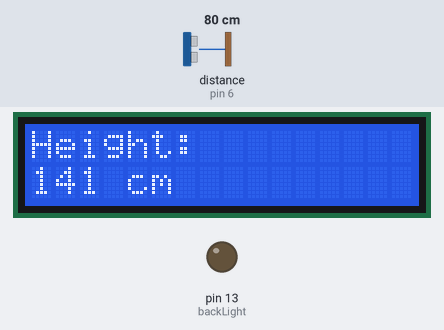
A sketch run on a simulated Arduino Uno, built with avr-gcc and run on an emulated ATmega328P. On the bench: 16×2 character LCD, output pins drawn as LEDs (lit = HIGH). The test bench sets the inputs (shaded band); at power-on: distance to the obstacle (sensor on pin 6) 80 cm. The echo pulse lasts 58.3 µs per cm; pins used as bus, display or sensor lines are not drawn.

Above: at 1.2 s.
1.3 s: distance to the obstacle (sensor on pin 6) set to 2 cm
At 2.4 s:
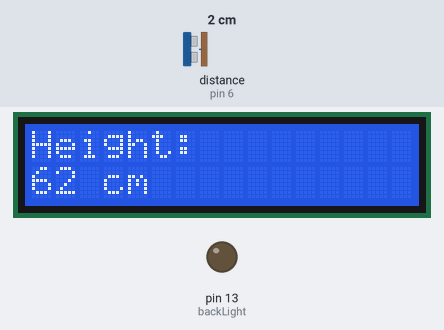
2.9 s: distance to the obstacle (sensor on pin 6) set to 4 cm
At 4.1 s:
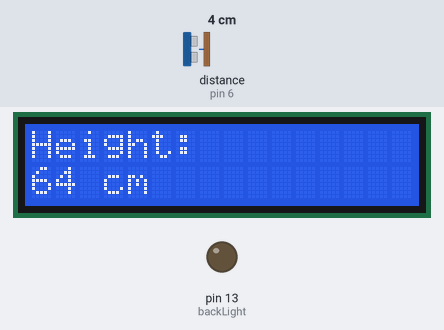
4.4 s: distance to the obstacle (sensor on pin 6) set to 9 cm
At 22.7 s:
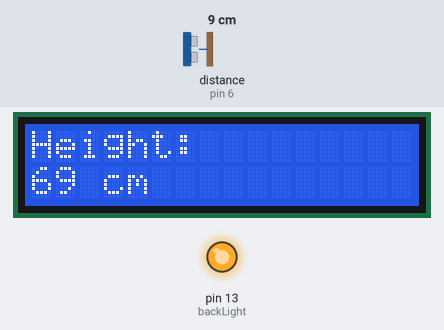
Timing chart, 0 to 23.2 s (numbered marks = the images above; inputs shaded):
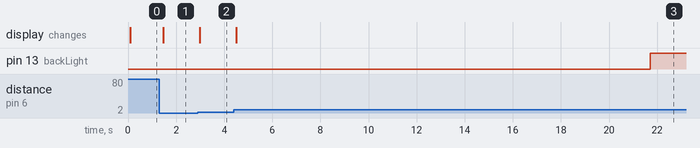

The sketch:

bekantControl.ino
```cpp
// (licence header left out)
#include <LiquidCrystal.h>
#include "IRremote.h"
#include <NewPing.h>

// for lcd:
int backLight = 13;
LiquidCrystal lcd(12, 11, 5, 4, 3, 2);

// for ultra-sonic-sensor:
int trigger=7;
int echo=6;
long height=0;
long old_height = 0;
int max_distance = 300;
NewPing sonar(trigger, echo, max_distance);

// for bekant controlling:
int PIN_up = 8;
int PIN_down = 9;
int timer_1to150 = 0;
boolean changed = false;
boolean upTo1 = false;
boolean downTo2 = false;
int up_position = 115;
int down_position = 72;

// for ir-control:
int receiver = 10;
bool pressed = false;
IRrecv irrecv(receiver);
decode_results results;

void setup() {
  // init lcd:
  lcd.begin(16,2);
  pinMode(backLight, OUTPUT);
  digitalWrite(backLight, LOW);

  // init ultra-sonic-sensor:
  pinMode(trigger, OUTPUT);
  pinMode(echo, INPUT);


  // start ir-receiver
  irrecv.enableIRIn();
}

void loop() {

  // LCD/height part:
  showHeight();

  // respond to IR-Signal:
  changeHeight();
}

void showHeight() {
  lcd.setCursor(0, 0);
  lcd.print("Height:");

  digitalWrite(trigger, LOW);
  delay(5);
  digitalWrite(trigger, HIGH);
  delay(10);
  digitalWrite(trigger, LOW);
  // measure height:
  unsigned int uS = sonar.ping();
  old_height = height;
  // calculate height from sonar-time:
  // add 60cm because ultra-sonic-sensor is 60cm above the ground
  height = uS / US_ROUNDTRIP_CM + 60;
  if (height >= max_distance || height <= 0) {
    // if measured value is invalid
    // do nothing
  } else {
    // if value has changed more than 1 or ir-button is pressed
    if (old_height + 1 < height || old_height - 1 > height || pressed) {
      changed = true;
    } else {
      height = old_height;
      changed = false;
    }
    lcd.setCursor(0, 1);
    lcd.print(height);
    lcd.print(" cm     ");
  }
  // delay 150ms so we do not run into any problems caused by too fast software for ir-receiver
  delay(150);
  if (changed) {
    // "timer" needed for disabling lcd-background (it is just a counter which counts in ~150ms (because of the delay) steps)
    timer_1to150 = 0;
  } else {
    // "reset" timer from time to time to avoid overflow
    if (timer_1to150 > 200) {
      timer_1to150 = 21;
    } else {
      timer_1to150++;
    }
  }
  if (timer_1to150 > 100) {
    // disable lcd-background:
    digitalWrite(backLight, HIGH);
  }
}

/*
* Different Codes for each button because sometimes the remote-model is not detected correctly.
* Change height of bekant-table controled by ir-remote:
* Button UP: move table up
* Button DOWN: move table down
* Button 1: move to top-position
* Button 2: move to down-position
* Button STOP: stop current movement of the table
*
*
*
*/
void changeHeight() {
  if ((upTo1 && height < up_position) || (downTo2 && height > down_position)) {
    // do nothing
  } else {
    pressed = false;
    upTo1 = false;
    downTo2 = false;
  }
  if (irrecv.decode(&results)) {
    // enable lcd-background:
    digitalWrite(backLight, LOW);
    timer_1to150 = 0;
    if (results.value == 0xFF906F || results.value == 0xe5cfbd7) {
      // UP:
      digitalWrite(PIN_up, HIGH);
      digitalWrite(PIN_down, LOW);
      pressed = true;
    } else if (results.value == 0xFFE01F || results.value == 0xf076c13b) {
      // DOWN:
      digitalWrite(PIN_up, LOW);
      digitalWrite(PIN_down, HIGH);
      pressed = true;
    } else  if (results.value == 0xFFFFFFFF) {
      // REPEAT:
      pressed = true;
    } else if (results.value == 0xFFE21D || results.value == 0xee886d7f) {
      // STOP:
      pressed = false;
      upTo1 = false;
      downTo2 = false;
    } else if (results.value == 0xFF30CF || results.value == 0x9716be3f) {
      // 1:
      upTo1 = true;
      downTo2 = false;
      pressed = true;
      digitalWrite(PIN_up, HIGH);
      digitalWrite(PIN_down, LOW);
    } else if (results.value == 0xFF18E7 || results.value == 0x3d9ae3f7) {
      // 2:
      upTo1 = false;
      downTo2 = true;
      pressed = true;
      digitalWrite(PIN_up, LOW);
      digitalWrite(PIN_down, HIGH);
    }
    irrecv.resume();
  }
  if (!pressed) {
    digitalWrite(PIN_up, LOW);
    digitalWrite(PIN_down, LOW);
  }
}
```

Measured:
- after the input at 1.3 s, the display: changes after 0.17 s (image 1)
- after the input at 2.9 s, the display: changes after 0.08 s (image 2)
- after the input at 4.4 s, pin 13 (backLight): LOW → HIGH after 17.3 s instead of 15.8 s; the display: changes after 0.10 s (image 3)
